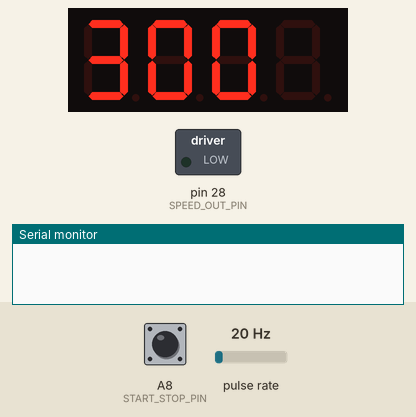
This sketch was run on a simulated Teensy 4. On the bench: 4-digit seven-segment display, switched loads named in the sketch (green lamp = pin HIGH), the last lines printed to the serial monitor. Wiring (inferred from the names in the program): pulse sensor: data A9. Inputs (shaded band) come from the test bench; at power-on: A8 (START_STOP_PIN) LOW, pulse rate 20 Hz.

Above: at 1.2 s.
1.3 s: A8 (START_STOP_PIN) pulled HIGH for 0.15 s
2.0 s: pulse rate (sensor on A9) set to 4 Hz
At 3.65 s:
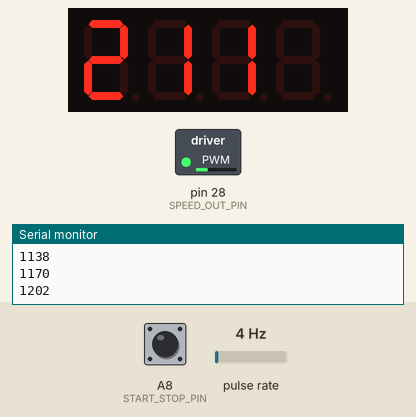
5.0 s: A8 (START_STOP_PIN) pulled HIGH for 1 s
At 5.4 s:
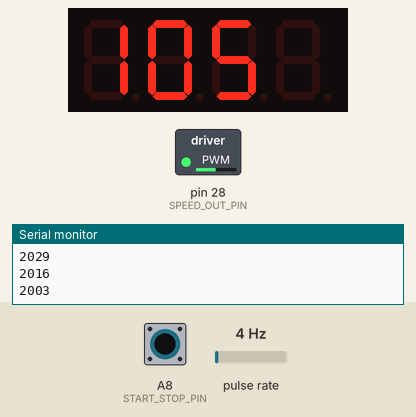
6.6 s: A8 (START_STOP_PIN) pulled HIGH for 0.15 s
7.3 s: pulse rate (sensor on A9) set to 34 Hz
At 8.9 s:
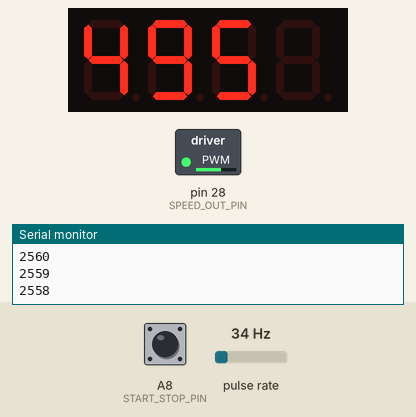
9.1 s: pulse rate (sensor on A9) set to 1 Hz
At 12.9 s:
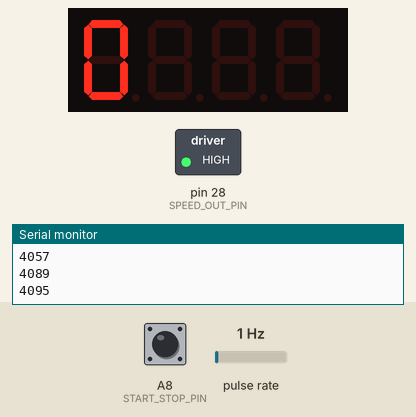
Timing chart, 0 to 13.1 s (numbered marks = the images above; inputs shaded):
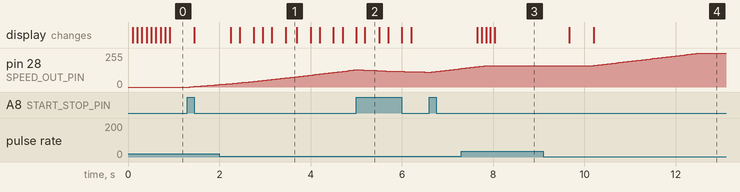

Measured:
- after the input at 1.3 s, pin 28 (SPEED_OUT_PIN): moves from 0/255 to 17/255 over 0.60 s, starting after 0.05 s
- after the input at 2.0 s, the display: first changes after 0.25 s (image 1 shows a later state)
- after the input at 7.3 s, the display: first changes after 0.35 s (image 3 shows a later state)
- after the input at 9.1 s, the display: first changes after 0.57 s (image 4 shows a later state)

The sketch:

motor.ino
```cpp
#include <Wire.h>
#include "Adafruit_LEDBackpack.h"
#include "Adafruit_GFX.h"

#define START_STOP_PIN 22
#define SPEED_IN_PIN 23
#define SPEED_OUT_PIN A14
#define RUN_SPEED 480

class Motor
{
  public:

    Motor(int speed_in_pin, int speed_out_pin, int start_stop_pin) :
    start_stop_pin_(start_stop_pin),
    speed_in_pin_(speed_in_pin)
    {
      Motor::speed_out_pin_ = speed_out_pin;
      pinMode(start_stop_pin_, INPUT);
      pinMode(speed_in_pin_, INPUT);
      pinMode(speed_out_pin_, OUTPUT);
      memset((void *)samples_, 0, sizeof(samples_));
      attachInterrupt(digitalPinToInterrupt(speed_in_pin_), pulse_sample, FALLING);
      attachInterrupt(digitalPinToInterrupt(start_stop_pin_), start_stop, RISING);
      timer_.begin(timer_sample, TIMER_SAMPLE_MS_ * 1000);
    }

    ~Motor() {
      detachInterrupt(digitalPinToInterrupt(speed_in_pin_));
      detachInterrupt(digitalPinToInterrupt(start_stop_pin_));
      timer_.end();
    }

    static unsigned int get_rpm() {
      noInterrupts();
      unsigned int r = Motor::rpm_;
      interrupts();
      return r;
    }

    static void speed_up() {
      if (v_control_ < 4095) {
        int error = target_rpm_ - rpm_;
        int step = min(32, max(1, error >> 3));
        v_control_ += min(step, (int)(4095 - v_control_));
        analogWrite(speed_out_pin_, v_control_);
        Serial.println(v_control_);
      }
    }

    static void slow_down()
    {
      if (v_control_ > 0) {
        int error = rpm_ - target_rpm_;
        int step = min(32, max(1, error >> 3));
        v_control_ -= min(step, (int)v_control_);
        analogWrite(speed_out_pin_, v_control_);
        Serial.println(v_control_);
        }
    }

  private:

    static void start_stop() {
      noInterrupts();
      if (millis() - last_start_stop_ > 500 || millis() < last_start_stop_) {
        last_start_stop_ = millis();
        if (target_rpm_ == 0) {
          Serial.println("START");
          target_rpm_ = RUN_SPEED;
        } else {
          Serial.println("STOP");
          target_rpm_ = 0;
        }
      }
      interrupts();
    }

    static void pulse_sample() {
      noInterrupts();
      unsigned long now = micros();
      if (last_pulse_us_ != 0 && last_pulse_us_ < now) {
        samples_[cur_sample_] = (1000000UL / (now - last_pulse_us_)) * 15;
        cur_sample_ = (cur_sample_ + 1) % PULSE_SAMPLE_COUNT_;
      }
      last_pulse_us_ = now;
      interrupts();
    }

    static void timer_sample() {
      noInterrupts();
      unsigned long now = micros();
      if (last_pulse_us_ != 0 && (now - last_pulse_us_) > 500000) {
        memset((void*)samples_, 0, sizeof(samples_));
      }
      calc_rpm();

      if (rpm_ < target_rpm_) {
        speed_up();
      } else if (rpm_ > target_rpm_) {
        slow_down();
      }
      interrupts();
    }

    static void calc_rpm() {
      unsigned long avg = 0;
      for (unsigned int i = 0; i < PULSE_SAMPLE_COUNT_; ++i) {
        avg += samples_[i];
      }
      rpm_ = (unsigned int)(avg / PULSE_SAMPLE_COUNT_);
    }

    IntervalTimer timer_;
    int start_stop_pin_;
    int speed_in_pin_;

    static int speed_out_pin_;
    static const unsigned int PULSE_SAMPLE_COUNT_ = 16;
    static const unsigned int TIMER_SAMPLE_MS_ = 50;

    static volatile int samples_[PULSE_SAMPLE_COUNT_];
    static volatile unsigned long last_pulse_us_;
    static volatile unsigned int cur_sample_;

    static unsigned int last_start_stop_;
    static volatile unsigned int target_rpm_;
    static volatile unsigned int rpm_;
    static volatile unsigned int v_control_;
};

int Motor::speed_out_pin_;
volatile int Motor::samples_[PULSE_SAMPLE_COUNT_];
volatile unsigned long Motor::last_pulse_us_ = 0;
volatile unsigned int Motor::cur_sample_ = 0;

unsigned int Motor::last_start_stop_ = 0;
volatile unsigned int Motor::target_rpm_ = 0;
volatile unsigned int Motor::rpm_ = 0;
volatile unsigned int Motor::v_control_ = 0;

Motor motor(SPEED_IN_PIN, SPEED_OUT_PIN, START_STOP_PIN);
Adafruit_AlphaNum4 lcd = Adafruit_AlphaNum4();

void setup() {
  Serial.begin(9600);
  analogWriteResolution(12);
  lcd.begin(0x70);  // pass in the address
}

void display(int n) {
  String s(n);
  lcd.clear();
  for (unsigned int i = 0; i < s.length() && i < 4; ++i) {
    lcd.writeDigitAscii(i, s.charAt(i));
  }
  lcd.writeDisplay();
}

void loop() {
  display(motor.get_rpm());
  delay(100);
}
```
